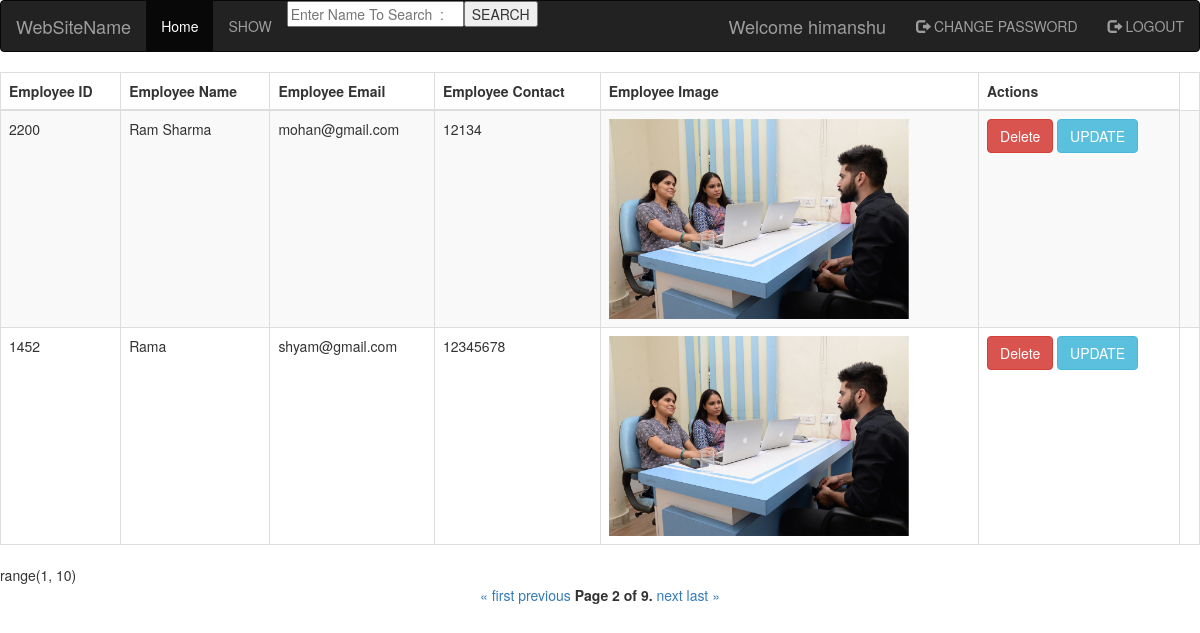
The page /myapp/show/?page=2 (signed in) on the database its author committed.
### myapp/models.py (models this page shows, shortened)
class Employee(models.Model):
    eid = models.IntegerField()
    ename = models.CharField(max_length=100)
    eemail = models.EmailField()
    econtact = models.CharField(max_length=15)
    eimage = models.ImageField(upload_to='Employee')
    class Meta:
        db_table = "emp"
        ordering = ['-ename']

### myapp/views.py (the view)
# urls.py: path('show/',show,name='show'),
def show(request):
	profile_list = Employee.objects.get_queryset().filter(eid__gte=2).order_by('-eid')
	paginator = Paginator(profile_list, 2)
	page = request.GET.get('page')
	posts = paginator.get_page(page)
	context={"employees":posts}
	print(paginator.page_range)
	return render(request,'show.html',context)

### myapp/templates/show.html
{% extends 'base.html' %}
{% block content %}
<table class="table table-striped table-bordered table-sm">
    <thead class="thead-dark">
    <tr>
        <th>Employee ID</th>
        <th>Employee Name</th>
        <th>Employee Email</th>
        <th>Employee Contact</th>
        <th>Employee Image</th>
        <th>Actions</th>
    </tr>
    </thead>
    <tbody>
{% for employee in employees %}
    <tr>
        <td>{{ employee.eid }}</td>
        <td>{{ employee.ename }}</td>
        <td>{{ employee.eemail }}</td>
        <td>{{ employee.econtact }}</td>
        <td><img src="{{ employee.eimage.url }}" height="200px"></td>
     <td><a href="{% url 'delete' employee.id %}" class='btn btn-danger' >Delete</a>
     <a href="{% url 'update' employee.id %}" class='btn btn-info' >UPDATE</a></td>
        <td>
        </td>
    </tr>
{% endfor %}
    </tbody>
</table>
         {{employees.paginator.page_range}}
   <center>
    <div>
    <span>
        {% if employees.has_previous %}
            <a href="?page=1">&laquo; first</a>
            <a href="?page={{ employees.previous_page_number }}">previous</a>
        {% endif %}
        <span>
            <strong>Page {{ employees.number }} of {{ employees.paginator.num_pages }}.</strong>
        </span>
        {% if employees.has_next %}
            <a href="?page={{ employees.next_page_number }}">next</a>
            <a href="?page={{ employees.paginator.num_pages }}">last &raquo;</a>
        {% endif %}
    </span>
</div></center>
{% endblock %}

### myapp/templates/base.html (shortened to what this page needs)
<!DOCTYPE html>
<html>
<head>
<link rel="stylesheet" href="https://maxcdn.bootstrapcdn.com/bootstrap/3.3.7/css/bootstrap.min.css">
</head>
<body>
<nav class="navbar navbar-inverse">
  <div class="container-fluid">
    <div class="navbar-header">
      <a class="navbar-brand" href="#">WebSiteName</a>
    </div>
    <form method="POST" action="{% url 'search' %}">
    <ul class="nav navbar-nav {% block blockclass %}{% endblock %}">
      <li class="active"><a href="#">Home</a></li>
		<li><a href="{% url 'show' %}">SHOW</a></li>
      	<li><input type="text" name='searchbox' placeholder="Enter Name To Search  : "></li>
      <li><input type='submit'  value='SEARCH'></a></li>
    </ul>
   </form>
    <ul class="nav navbar-nav navbar-right">
      {% if user.is_authenticated %}
        <a class='navbar-brand'>Welcome {{user}}</a>
      <li><a href="{% url 'password' %}"><span class="glyphicon glyphicon-log-out"></span> CHANGE PASSWORD</a></li>
      <li><a href="{% url 'logout' %}"><span class="glyphicon glyphicon-log-out"></span> LOGOUT</a></li>
    {% else %}
      <li><a href="{% url 'register' %}"><span class="glyphicon glyphicon-user"></span> Sign Up</a></li>
      <li><a href="{% url 'login' %}"><span class="glyphicon glyphicon-log-in"></span> LOGIN</a></li>
      {% endif %}
      </ul>
  </div>
</nav>
{% block content %}
{% endblock %}
</body>
</html>

### rows shown on the page
Employee: eid "2200", ename "Ram Sharma", eemail "mohan@gmail.com", econtact "12134", eimage (picture)
Employee: eid "1452", ename "Rama", eemail "shyam@gmail.com", econtact "12345678", eimage (picture)

### other values the page prints
{{ user }} "himanshu"
{{ employees.paginator.page_range }} "range(1, 10)"
{{ employees.number }} "2"
{{ employees.paginator.num_pages }} "9"
